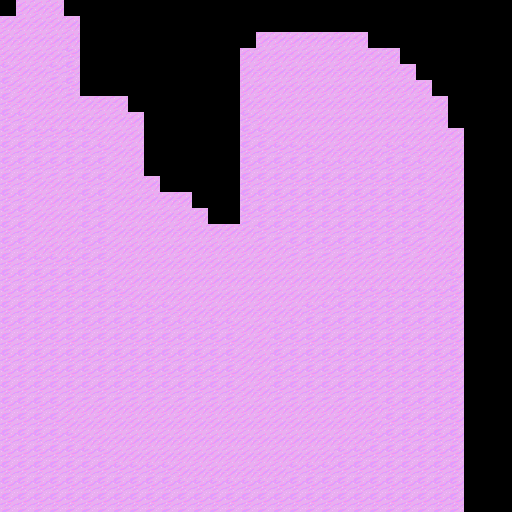

A 2D game scene composited from a Tiled map and its tileset images. What follows is a short description and the map's XML, with each tile layer's data collapsed to a summary:
An orthogonal 32x32 tile map with 16x16 px tiles, 1 tile layer (Tile Layer 1).

<map version="1.4" tiledversion="1.4.3" orientation="orthogonal" renderorder="right-down" width="32" height="32" tilewidth="16" tileheight="16" infinite="0" nextlayerid="2" nextobjectid="1">
 <editorsettings>
  <export target="testMap.json" format="json" />
 </editorsettings>
 <properties>
  <property name="music" value="" />
 </properties>
 <tileset firstgid="1" name="tilesetSand" tilewidth="16" tileheight="16" tilecount="256" columns="16">
  <image source="../Graphics/Overworld/Tilesets/tilesetSand.png" width="256" height="256" />
 </tileset>
 <layer id="1" name="Tile Layer 1" width="32" height="32">
  <data>[1024 cells, 1024 non-empty, 3 distinct tile ids]</data>
 </layer>
</map>